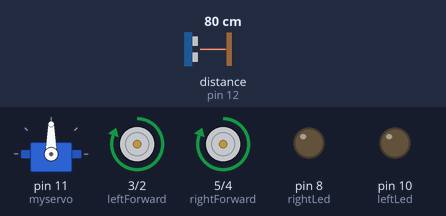
Bench run of a program on a simulated Arduino Uno, built with avr-gcc and run on an emulated ATmega328P. Shown: servo, motor-driver pin pairs drawn as motors (green arrow = first pin HIGH = forward, orange = second pin HIGH = backward, longer = more drive), output pins drawn as LEDs (lit = HIGH). Dashed ring = blinking. The test bench sets the inputs (shaded band); at power-on: distance to the obstacle (sensor on pin 12) 80 cm. The echo pulse lasts 58.3 µs per cm.

Above: at 7.6 s.
7.7 s: distance to the obstacle (sensor on pin 12) set to 53 cm
9.2 s: distance to the obstacle (sensor on pin 12) set to 45 cm
At 10.9 s:
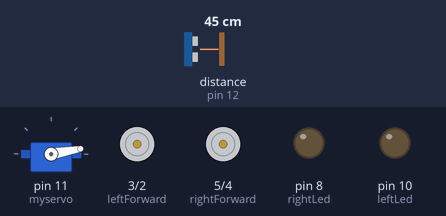
At 12.9 s:
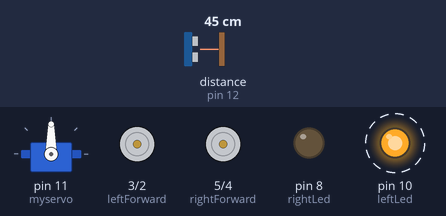
15.2 s: distance to the obstacle (sensor on pin 12) set to 60 cm
18.2 s: distance to the obstacle (sensor on pin 12) set to 2 cm
At 24.9 s:
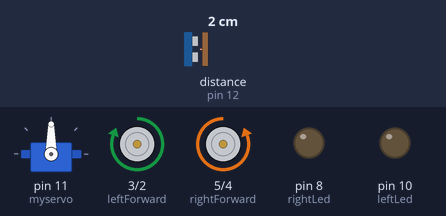
Timing chart, 0 to 28.2 s (numbered marks = the images above; inputs shaded):
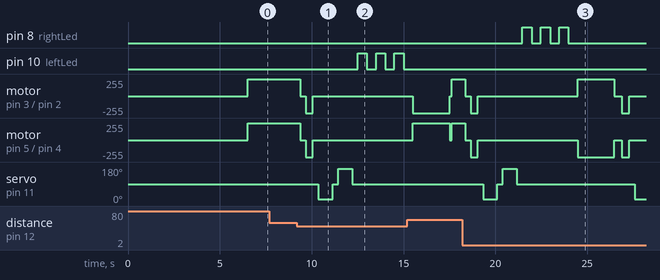

The program:

main.cpp
```cpp
#include <NewPing.h> //Function library for ultrasonic sensor, must be installed
#include <Arduino.h>
#include <Servo.h> //Servo motor library, standard but may need to be installed

//Ultrasonic sensor pins
const unsigned int TRIG_PIN = 13;
const unsigned int ECHO_PIN = 12;

//Communication baud rate
const unsigned int BAUD_RATE = 9600;

//L293D control pins
const int rightForward  = 5;
const int rightBackward = 4;
const int leftForward  = 3;
const int leftBackward  = 2;

//LED control pins
const int rightLed = 8;
const int leftLed = 10;

//Maximum distance, over this the sensor does not need to measure exact and will return 0
int maximum_distance = 200;

//Change this to change the distance from walls the car stops at
int stop_distance = 50;

//Bolean to check if car is moving forward
boolean goesForward = false;

//Distance variable for storing sensor distance measurment
int distance = 100;

NewPing sonar(TRIG_PIN, ECHO_PIN, maximum_distance); //sensor function using NewPing library

Servo myservo; //servo name

int readPing(){
  delay(15);
  int cm = sonar.ping_cm();
  if (cm==0){
    cm=250;
  }
  return cm;
}

//Function to look right and return distance sensor value
int lookRight(){
  myservo.write(10);
  delay(500);
  for (int i = 0; i <= 2; i++) {
    distance += readPing();
    delay(5);
  }
  distance = distance / 3;
  delay(200);
  myservo.write(90);
  return distance;
}

//Function to look left and return distance sensor value
int lookLeft(){
  myservo.write(170);
  delay(500);
  for (int i = 0; i <= 2; i++) {
    distance += readPing();
    delay(5);
  }
  distance = distance / 3;
  delay(200);
  myservo.write(90);
  return distance;
  delay(100);
}

//Function to stop all motors
void moveStop(){
  digitalWrite(rightForward, LOW);
  digitalWrite(leftForward, LOW);
  digitalWrite(rightBackward, LOW);
  digitalWrite(leftBackward, LOW);
}

//Function to move forward
void moveForward(){
  if(!goesForward){
    goesForward = true;

    digitalWrite(leftForward, HIGH);
    digitalWrite(rightForward, HIGH);

    digitalWrite(leftBackward, LOW);
    digitalWrite(rightBackward, LOW);
  }
}

//Function to move backwards
void moveBackward(){
  goesForward = false;

  digitalWrite(leftBackward, HIGH);
  digitalWrite(rightBackward, HIGH);

  digitalWrite(leftForward, LOW);
  digitalWrite(rightForward, LOW);
}

//Function to turn right
void turnRight(){
  for (int i = 0; i <= 2; i++) {
    digitalWrite(rightLed, HIGH);
    delay(500);
    digitalWrite(rightLed, LOW);
    delay(500);
  }
  digitalWrite(leftForward, HIGH);
  digitalWrite(rightBackward, HIGH);

  digitalWrite(leftBackward, LOW);
  digitalWrite(rightForward, LOW);

  delay(2000);

  digitalWrite(leftForward, HIGH);
  digitalWrite(rightForward, HIGH);

  digitalWrite(leftBackward, LOW);
  digitalWrite(rightBackward, LOW);
}

//Function to turn left
void turnLeft(){
  for (int i = 0; i <= 2; i++) {
    digitalWrite(leftLed, HIGH);
    delay(500);
    digitalWrite(leftLed, LOW);
    delay(500);
  }

  digitalWrite(leftBackward, HIGH);
  digitalWrite(rightForward, HIGH);

  digitalWrite(leftForward, LOW);
  digitalWrite(rightBackward, LOW);

  delay(2000);

  digitalWrite(leftForward, HIGH);
  digitalWrite(rightForward, HIGH);

  digitalWrite(leftBackward, LOW);
  digitalWrite(rightBackward, LOW);
}

//This will run only one time.
void setup(){
  Serial.begin(9600);
  myservo.attach(11);

  //Set pins as outputs
  pinMode(rightForward, OUTPUT);
  pinMode(rightBackward, OUTPUT);
  pinMode(leftForward, OUTPUT);
  pinMode(leftBackward, OUTPUT);

  pinMode(TRIG_PIN, OUTPUT);
  pinMode(ECHO_PIN, INPUT);

  pinMode(leftLed, OUTPUT);
  pinMode(rightLed, OUTPUT);


  myservo.write(90);
  delay(2000);

  distance = readPing();
  delay(100);

  distance = readPing();
  delay(100);

  distance = readPing();
  delay(100);

  distance = readPing();
  delay(100);

  delay(4000);


}

void loop()
{
  int distanceRight = 0;
  int distanceLeft = 0;
  delay(50);

  if (distance <= stop_distance){
    moveStop();
    delay(300);

    moveBackward();
    delay(400);

    moveStop();
    delay(300);

    distanceRight = lookRight();
    delay(300);

    distanceLeft = lookLeft();
    delay(300);

    if (distanceRight >= distanceLeft){
      turnRight();
      moveStop();
    }
    else
    {
      turnLeft();
      moveStop();
    }
  }
  else
  {
    moveForward();
  }
  distance = 0;
  for (int i = 0; i <= 2; i++) {
    distance += readPing();
    delay(5);
  }
  distance = distance / 3;

}
```

store.cpp
```cpp
// #include <Arduino.h>
// const unsigned int TRIG_PIN = 13;
// const unsigned int ECHO_PIN = 12;
// const unsigned int BAUD_RATE = 9600;
// //L293D
// //Motor A
// const int motorPin1  = 5;  // Pin 14 of L293
// const int motorPin2  = 6;  // Pin 10 of L293
// //Motor B
// const int motorPin3  = 10; // Pin  7 of L293
// const int motorPin4  = 9;  // Pin  2 of L293

// void setup()
// {
//   pinMode(TRIG_PIN, OUTPUT);
//   pinMode(ECHO_PIN, INPUT);

//   pinMode(motorPin1, OUTPUT);
//   pinMode(motorPin2, OUTPUT);
//   pinMode(motorPin3, OUTPUT);
//   pinMode(motorPin4, OUTPUT);
//   Serial.begin(BAUD_RATE);
// }

// void loop()
// {
//   digitalWrite(TRIG_PIN, LOW);
//   delayMicroseconds(2);
//   digitalWrite(TRIG_PIN, HIGH);
//   delayMicroseconds(10);
//   digitalWrite(TRIG_PIN, LOW);

//   const unsigned long duration = pulseIn(ECHO_PIN, HIGH);
//   int distance = duration / 29.1 / 2;
//   if (duration == 0)
//   {
//     Serial.println("Warning: no pulse from sensor");
//   }
//   else
//   {
//     if (distance >= 50)
//     {
//       Serial.println("Got to start motor");
//       digitalWrite(motorPin1, HIGH);
//       digitalWrite(motorPin2, LOW);

//       digitalWrite(motorPin3, LOW);
//       digitalWrite(motorPin4, LOW);

//       delay(2000);
//     }
//     else
//     {
//       Serial.println("Got to end motor");
//       digitalWrite(motorPin1, LOW);
//       digitalWrite(motorPin2, LOW);
//       digitalWrite(motorPin3, LOW);
//       digitalWrite(motorPin4, LOW);
//       delay(2000);
//     }
//   Serial.print("distance to nearest object:");
//   Serial.println(distance);
//   Serial.println(" cm");

//   }
//   delay(100);
// }
```

store2.cpp
```cpp
// #include <NewPing.h>
// #include <Arduino.h>
// #include <Servo.h>
// //L293D
// //Motor A
// const int motorPin1  = 3;  // Pin 14 of L293
// const int motorPin2  = 2;  // Pin 10 of L293
// //Motor B
// const int motorPin3  = 5; // Pin  7 of L293
// const int motorPin4  = 4;  // Pin  2 of L293

// //This will run only one time.
// void setup(){

//     //Set pins as outputs
//     pinMode(motorPin1, OUTPUT);
//     pinMode(motorPin2, OUTPUT);
//     pinMode(motorPin3, OUTPUT);
//     pinMode(motorPin4, OUTPUT);

//     //Motor Control - Motor A: motorPin1,motorpin2 & Motor B: motorpin3,motorpin4

//     //This code  will turn Motor A clockwise for 2 sec.
//     digitalWrite(motorPin1, HIGH);
//     digitalWrite(motorPin2, LOW);
//     digitalWrite(motorPin3, LOW);
//     digitalWrite(motorPin4, LOW);
//     delay(2000);
//     //This code will turn Motor A counter-clockwise for 2 sec.
//     digitalWrite(motorPin1, LOW);
//     digitalWrite(motorPin2, HIGH);
//     digitalWrite(motorPin3, LOW);
//     digitalWrite(motorPin4, LOW);
//     delay(2000);

//     //This code will turn Motor B clockwise for 2 sec.
//     digitalWrite(motorPin1, LOW);
//     digitalWrite(motorPin2, LOW);
//     digitalWrite(motorPin3, HIGH);
//     digitalWrite(motorPin4, LOW);
//     delay(2000);
//     //This code will turn Motor B counter-clockwise for 2 sec.
//     digitalWrite(motorPin1, LOW);
//     digitalWrite(motorPin2, LOW);
//     digitalWrite(motorPin3, LOW);
//     digitalWrite(motorPin4, HIGH);
//     delay(2000);

//     //And this code will stop motors
//     digitalWrite(motorPin1, LOW);
//     digitalWrite(motorPin2, LOW);
//     digitalWrite(motorPin3, LOW);
//     digitalWrite(motorPin4, LOW);

// }


// void loop(){}
```

Measured:
- the behaviour switches between 50 and 49 cm on distance to the obstacle (sensor on pin 12) (found by bisection; images 0 and 1)
- after the input at 7.7 s, every drawn part: stays the same
- after the input at 9.2 s, pin 10 (leftLed): alternates HIGH for 0.50 s and LOW for 0.50 s, starting after 3.3 s; motor on pin 3 (leftForward) / pin 2 (leftBackward): forward 255/255 → stopped after 0.16 s, → backward 255/255 0.30 s later, → stopped 0.40 s later
